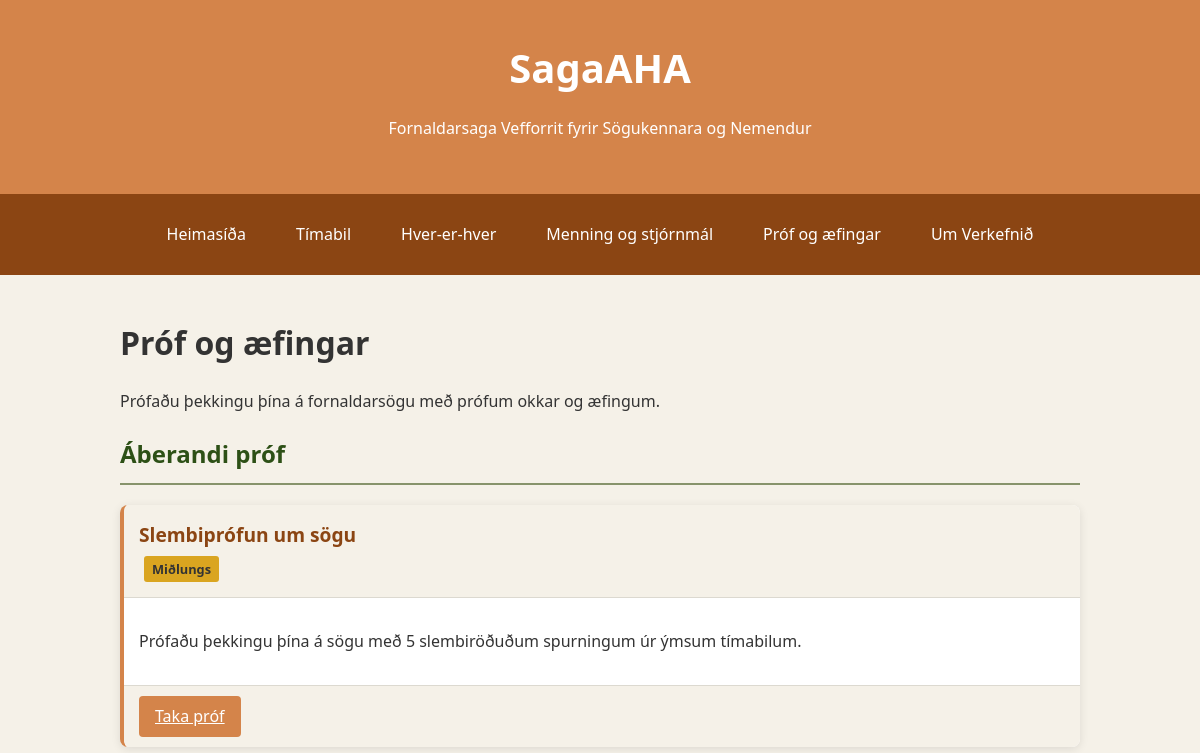
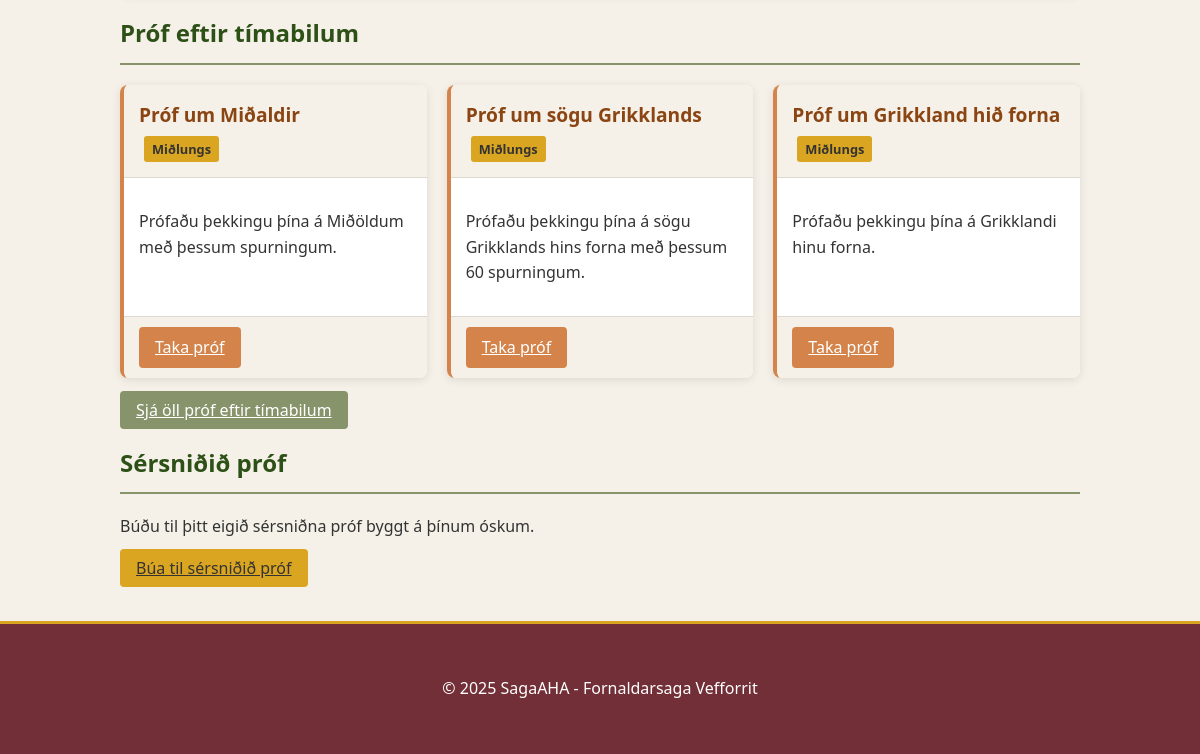
/quiz/, run on an earlier commit of the app's database (2 pictures, top to bottom).
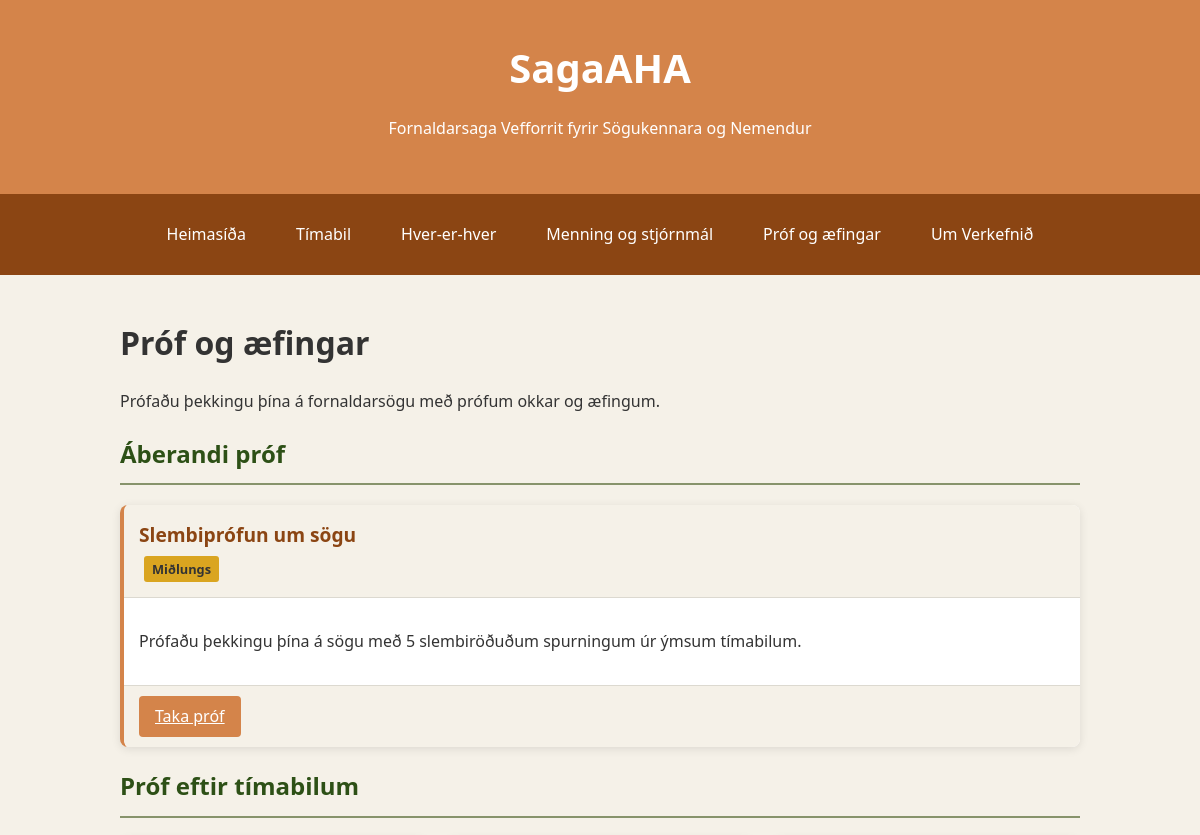
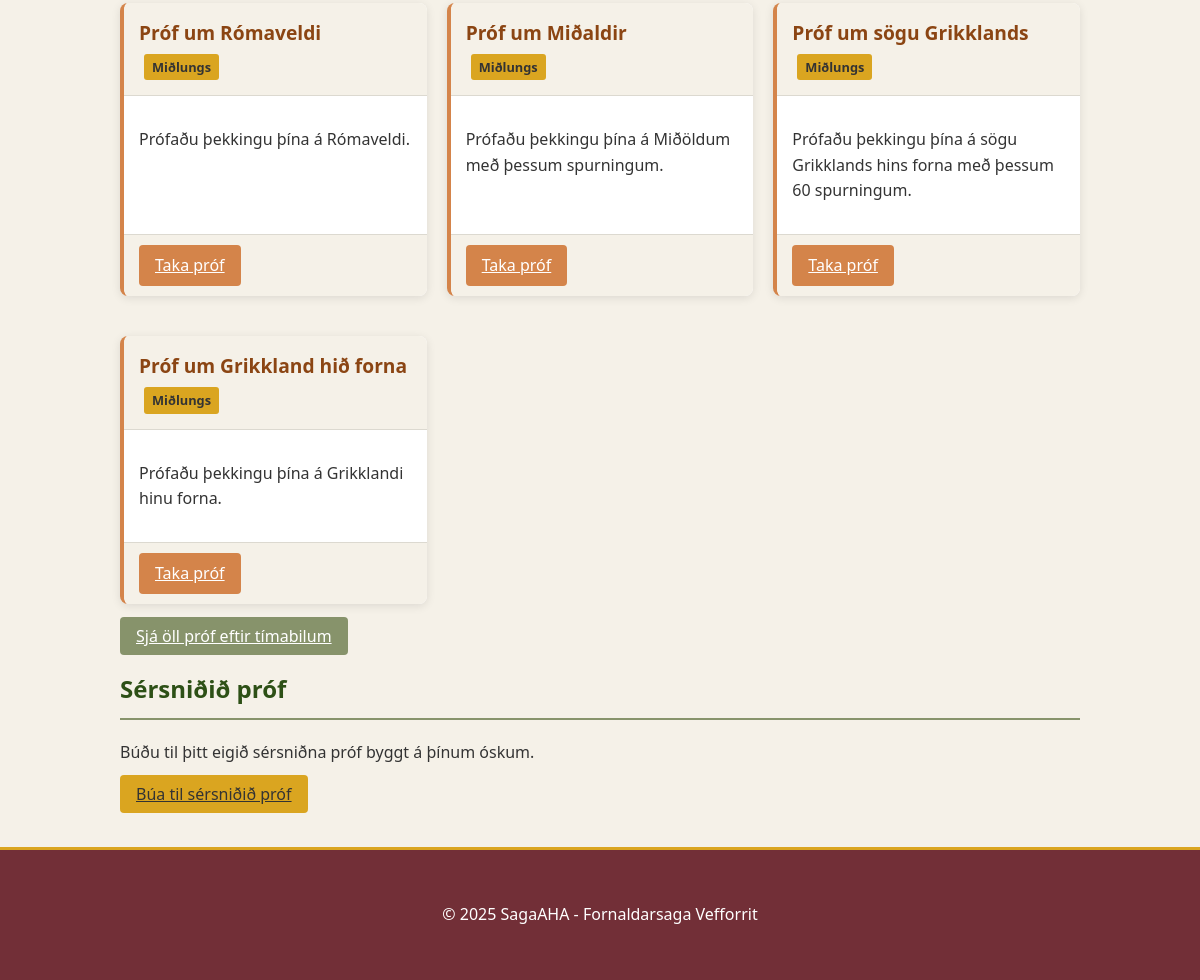
And on a later commit of the database (2 pictures, top to bottom).
### quiz/models.py (models this page shows, shortened)
class Quiz(models.Model):
    QUIZ_TYPES = [
        ('period', 'By Period'),
        ('topic', 'By Topic'),
        ('comprehensive', 'Comprehensive'),
        ('custom', 'Custom'),
    ]
    title = models.CharField(max_length=200)
    title_is = models.CharField(max_length=200)  # Icelandic title
    description = models.TextField()
    description_is = models.TextField()  # Icelandic description
    quiz_type = models.CharField(max_length=20, choices=QUIZ_TYPES)
    period = models.ForeignKey(HistoricalPeriod, on_delete=models.SET_NULL, null=True, blank=True, related_name='quizzes')
    topic = models.CharField(max_length=50, blank=True)  # For topic-based quizzes
    difficulty = models.IntegerField(default=1)  # 1-5 scale
    time_limit = models.IntegerField(default=0)  # In seconds, 0 means no limit
    created_at = models.DateTimeField(auto_now_add=True)
    updated_at = models.DateTimeField(auto_now=True)
    is_published = models.BooleanField(default=False)
    class Meta:
        verbose_name_plural = "Quizzes"

### quiz/views.py (the view)
# urls.py: path('', views.quiz_home, name='quiz_home'),
def quiz_home(request):
    period_quizzes = Quiz.objects.filter(is_published=True, quiz_type='period').order_by('-created_at')[:5]
    topic_quizzes = Quiz.objects.filter(is_published=True, quiz_type='topic').order_by('-created_at')[:5]
    comprehensive_quizzes = Quiz.objects.filter(is_published=True, quiz_type='comprehensive').order_by('-created_at')[:5]
    recent_attempts = None
    if request.user.is_authenticated:
        recent_attempts = QuizAttempt.objects.filter(user=request.user).order_by('-start_time')[:5]
    context = {
        'period_quizzes': period_quizzes,
        'topic_quizzes': topic_quizzes,
        'comprehensive_quizzes': comprehensive_quizzes,
        'recent_attempts': recent_attempts,
    }
    return render(request, 'quiz/quiz_home.html', context)

### templates/quiz/quiz_home.html (shortened to what this page needs)
{% extends 'base.html' %}
{% load static %}
{% block extra_css %}
<link rel="stylesheet" href="{% static 'css/quiz.css' %}">
{% endblock %}
{% block content %}
<div class="quiz-home-container">
    <h1>Próf og æfingar</h1>
    <p>Prófaðu þekkingu þína á fornaldarsögu með prófum okkar og æfingum.</p>
    <div class="featured-quiz">
        <h2>Áberandi próf</h2>
        <div class="quiz-card quiz-type-period">
            <div class="quiz-header">
                <h3>Slembiprófun um sögu</h3>
                <div class="quiz-meta">
                    <span class="quiz-difficulty difficulty-3">Miðlungs</span>
                </div>
            </div>
            <div class="quiz-body">
                <p class="quiz-description">Prófaðu þekkingu þína á sögu með 5 slembiröðuðum spurningum úr ýmsum tímabilum.</p>
            </div>
            <div class="quiz-footer">
                <a href="{% url 'quiz:random_history_quiz' %}" class="btn-primary">Taka próf</a>
            </div>
        </div>
    </div>
    {% if period_quizzes %}
    <div class="quiz-section">
        <h2>Próf eftir tímabilum</h2>
        <div class="quiz-grid">
            {% for quiz in period_quizzes %}
            <div class="quiz-card quiz-type-period">
                <div class="quiz-header">
                    <h3>{{ quiz.title_is }}</h3>
                    <div class="quiz-meta">
                        <span class="quiz-difficulty difficulty-{{ quiz.difficulty }}">
                            {% if quiz.difficulty == 1 %}Auðvelt{% elif quiz.difficulty == 2 %}Miðlungs-auðvelt{% elif quiz.difficulty == 3 %}Miðlungs{% elif quiz.difficulty == 4 %}Miðlungs-erfitt{% else %}Erfitt{% endif %}
                        </span>
                    </div>
                </div>
                <div class="quiz-body">
                    <p class="quiz-description">{{ quiz.description_is|truncatechars:100 }}</p>
                </div>
                <div class="quiz-footer">
                    <a href="{% url 'quiz:take_quiz' quiz.id %}" class="btn-primary">Taka próf</a>
                </div>
            </div>
            {% endfor %}
        </div>
        <div class="section-footer">
            <a href="{% url 'quiz:quiz_by_period' %}" class="btn-secondary">Sjá öll próf eftir tímabilum</a>
        </div>
    </div>
    {% endif %}
    <div class="quiz-section">
        <h2>Sérsniðið próf</h2>
        <p>Búðu til þitt eigið sérsniðna próf byggt á þínum óskum.</p>
        <a href="{% url 'quiz:custom_quiz' %}" class="btn-accent">Búa til sérsniðið próf</a>
    </div>
</div>
{% endblock %}

What changed in the data, as far as the page shows it:
added Quiz: title_is "Próf um Rómaveldi", difficulty "Miðlungs", description_is "Prófaðu þekkingu þína á Rómaveldi."
